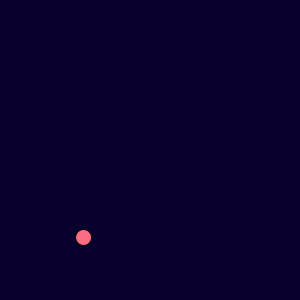
Frame 1 (no input)
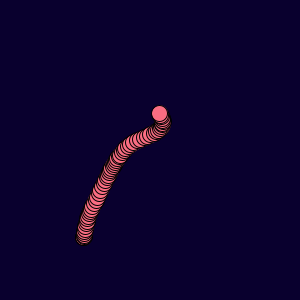
Frame 60 (the mouse pressed at the canvas centre just before this capture)
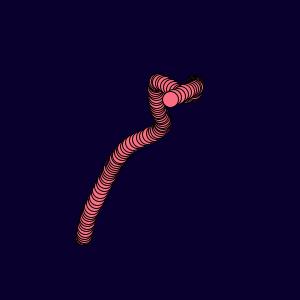
Frame 120 (the mouse held since frame 60 and released just before this capture)

The Processing sketch that drew these frames (run headless with seeded random() and noise(); from frame 60 on, the mouse is pressed at the canvas centre):

// Processing sketch: perlinMapping
// ── perlinMapping.pde
//パーリンノイズのマッピング
//パーリンノイズnoise()の範囲は0-1なので、map()で任意の範囲にマッピングする
float tx = 3;
float ty = 2;

void setup() {
  size(300, 300);
  background(#09002E);
}

void draw() {
  float x = mapNoise(tx, 0, width);
  float y = mapNoise(ty, 0, height);
  fill(#FA6D82);
  ellipse(x, y, 16, 16);
  println(x, y);
  tx += 0.01;
  ty += 0.01;
}

//パーリンノイズのマッピング関数
float mapNoise(float t, float mapMin, float mapMax) {
  float n = noise(t);
  //マッピングしたい値、現在の値の範囲(最小値、最大値)、使いたい範囲
  float x = map(n, 0, 1, mapMin, mapMax);
  return x;
}

void mouseClicked(){
  save("draw.png");
}
